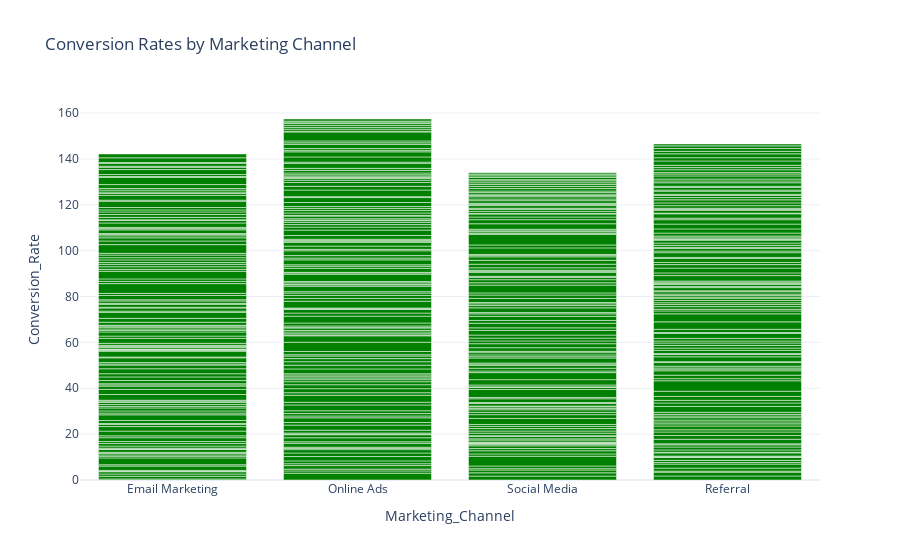

Notebook code for this chart:
### Markdown cell above
Now, let's figure out the conversion rate for this marketing campaign:

### Code cell
# Creating a bar chart with the px.bar function, setting all bars to a green color.
# The color_discrete_sequence parameter allows specifying a list of colors to use for discrete (categorical) mappings.
# Here, ['green'] sets all bars to be green.
fig = px.bar(data, x='Marketing_Channel', y='Conversion_Rate', 
             title='Conversion Rates by Marketing Channel',
             color_discrete_sequence=['green'])

# Displaying the figure using the show method.
fig.show()

### Figure 1 — Plotly figure (JSON) as saved in the notebook; plotly's stock layout.template omitted (floating-point values rounded to 4 significant figures; data arrays with more than 128 entries replaced by an {"elided": "..."} marker saying what was removed)
{"data": [{"alignmentgroup": "True", "hovertemplate": "Marketing_Channel=%{x}<br>Conversion_Rate=%{y}<extra></extra>", "legendgroup": "", "marker": {"color": "green", "pattern": {"shape": ""}}, "name": "", "offsetgroup": "", "orientation": "v", "showlegend": false, "textposition": "auto", "type": "bar", "x": {"elided": "500 str values"}, "xaxis": "x", "y": {"elided": "500 float values"}, "yaxis": "y"}], "layout": {"autosize": true, "barmode": "relative", "legend": {"tracegroupgap": 0}, "title": {"text": "Conversion Rates by Marketing Channel"}, "xaxis": {"anchor": "y", "autorange": true, "domain": [0, 1], "range": [-0.5, 3.5], "title": {"text": "Marketing_Channel"}, "type": "category"}, "yaxis": {"anchor": "x", "autorange": true, "domain": [0, 1], "range": [0, 165.7], "title": {"text": "Conversion_Rate"}, "type": "linear"}}}
